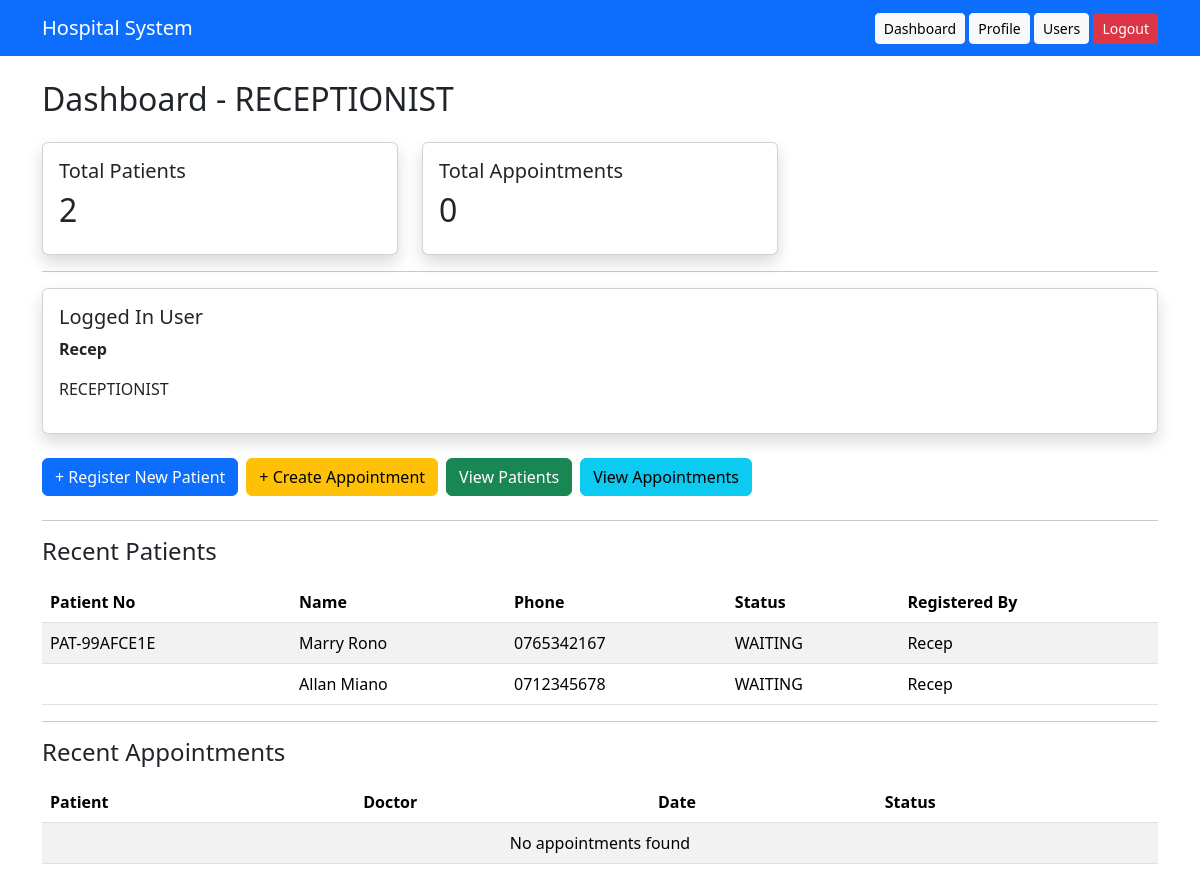
The page /dashboard/ (signed in) on the database its author committed.
### Accounts/models.py (models this page shows)
class User(AbstractUser):
    ADMIN = "ADMIN"
    DOCTOR = "DOCTOR"
    NURSE = "NURSE"
    RECEPTIONIST = "RECEPTIONIST"
    PHARMACIST = "PHARMACIST"
    LAB_TECH = "LAB_TECH"
    ROLE_CHOICES = [
        (ADMIN, "Admin"),
        (DOCTOR, "Doctor"),
        (NURSE, "Nurse"),
        (RECEPTIONIST, "Receptionist"),
        (PHARMACIST, "Pharmacist"),
        (LAB_TECH, "Lab Technician"),
    ]
    role = models.CharField(max_length=20, choices=ROLE_CHOICES)
    phone = models.CharField(max_length=20, blank=True)

### patients/models.py (models this page shows, shortened)
class Patient(models.Model):
    GENDER_CHOICES = [
        ("Male", "Male"),
        ("Female", "Female"),
    ]
    STATUS_CHOICES = [
        ("WAITING", "Waiting"),
        ("CONSULTATION", "Consultation"),
        ("LAB", "Laboratory"),
        ("PHARMACY", "Pharmacy"),
        ("COMPLETED", "Completed"),
    ]
    patient_number = models.CharField(
        max_length=20,
        unique=True,
        blank=True
    )
    first_name = models.CharField(max_length=100)
    last_name = models.CharField(max_length=100)
    gender = models.CharField(
        max_length=10,
        choices=GENDER_CHOICES
    )
    date_of_birth = models.DateField()
    phone = models.CharField(max_length=20)
    email = models.EmailField(
        blank=True,
        null=True
    )
    address = models.TextField()
    emergency_contact = models.CharField(
        max_length=100,
        blank=True
    )
    status = models.CharField(
        max_length=20,
        choices=STATUS_CHOICES,
        default="WAITING"
    )
    registered_by = models.ForeignKey(
        "accounts.User",
        on_delete=models.SET_NULL,
        null=True,
        blank=True
    )
    created_at = models.DateTimeField(
        auto_now_add=True
    )
    class Meta:
        ordering = ["-created_at"]

### Accounts/views.py (the view)
@login_required
def dashboard(request):
    user = request.user
    role = user.role
    can_manage_users = role == "ADMIN"
    can_create_patient = role in ["ADMIN", "RECEPTIONIST"]
    can_view_patients = role in ["ADMIN", "RECEPTIONIST", "DOCTOR", "NURSE"]
    can_create_appointment = role in ["ADMIN", "RECEPTIONIST"]
    can_view_appointments = role in ["ADMIN", "RECEPTIONIST", "DOCTOR", "NURSE", "LAB_TECH", "PHARMACIST"]
    total_users = User.objects.count() if can_manage_users else None
    total_patients = Patient.objects.count()
    total_appointments = Appointment.objects.count()
    recent_patients = Patient.objects.select_related(
        "registered_by"
    ).order_by("-created_at")[:5]
    recent_appointments = Appointment.objects.select_related(
        "patient", "doctor"
    ).order_by("-created_at")[:5]
    doctor_appointments = None
    if role == "DOCTOR":
        doctor_appointments = Appointment.objects.filter(
            doctor=user
        ).order_by("-appointment_date")[:5]
    context = {
        "role": role,
        "current_user": user,
        "can_manage_users": can_manage_users,
        "can_create_patient": can_create_patient,
        "can_view_patients": can_view_patients,
        "can_create_appointment": can_create_appointment,
        "can_view_appointments": can_view_appointments,
        "total_users": total_users,
        "total_patients": total_patients,
        "total_appointments": total_appointments,
        "recent_patients": recent_patients,
        "recent_appointments": recent_appointments,
        "doctor_appointments": doctor_appointments,
    }
    return render(request, "dashboard.html", context)

### Templates/dashboard.html (shortened to what this page needs)
{% extends 'base.html' %}
{% block content %}
<h2 class="mb-4">
    Dashboard - {{ role }}
</h2>
<div class="row">
    <div class="col-md-4">
        <div class="card shadow">
            <div class="card-body">
                <h5>Total Patients</h5>
                <h2>{{ total_patients }}</h2>
            </div>
        </div>
    </div>
    <div class="col-md-4">
        <div class="card shadow">
            <div class="card-body">
                <h5>Total Appointments</h5>
                <h2>{{ total_appointments }}</h2>
            </div>
        </div>
    </div>
</div>
<hr>
<div class="card shadow mb-4">
    <div class="card-body">
        <h5>Logged In User</h5>
        <p><strong>{{ current_user.username }}</strong></p>
        <p>{{ current_user.role }}</p>
    </div>
</div>
<div class="d-flex gap-2 mb-4">
    {% if can_create_patient %}
        <a href="{% url 'patient_create' %}" class="btn btn-primary">
            + Register New Patient
        </a>
    {% endif %}
    {% if can_create_appointment %}
        <a href="{% url 'appointment_create' %}" class="btn btn-warning">
            + Create Appointment
        </a>
    {% endif %}
    {% if can_view_patients %}
        <a href="{% url 'patient_list' %}" class="btn btn-success">
            View Patients
        </a>
    {% endif %}
    {% if can_view_appointments %}
        <a href="{% url 'appointment_list' %}" class="btn btn-info">
            View Appointments
        </a>
    {% endif %}
</div>
<hr>
{% if can_view_patients %}
<h4>Recent Patients</h4>
<table class="table table-striped mt-3">
    <thead>
        <tr>
            <th>Patient No</th>
            <th>Name</th>
            <th>Phone</th>
            <th>Status</th>
            <th>Registered By</th>
        </tr>
    </thead>
    <tbody>
        {% for patient in recent_patients %}
        <tr>
            <td>{{ patient.patient_number }}</td>
            <td>{{ patient.first_name }} {{ patient.last_name }}</td>
            <td>{{ patient.phone }}</td>
            <td>{{ patient.status }}</td>
            <td>
                {% if patient.registered_by %}
                    {{ patient.registered_by.username }}
                {% else %}
                    System
                {% endif %}
            </td>
        </tr>
        {% empty %}
        <tr>
            <td colspan="5" class="text-center">
                No patients found
            </td>
        </tr>
        {% endfor %}
    </tbody>
</table>
{% endif %}
<hr>
{% if can_view_appointments %}
<h4>Recent Appointments</h4>
<table class="table table-striped mt-3">
    <thead>
        <tr>
            <th>Patient</th>
            <th>Doctor</th>
            <th>Date</th>
            <th>Status</th>
        </tr>
    </thead>
    <tbody>
        {% for appt in recent_appointments %}
        <tr>
            <td>{{ appt.patient.patient_number }}</td>
            <td>
                {% if appt.doctor %}
                    {{ appt.doctor.username }}
                {% else %}
                    Unassigned
                {% endif %}
            </td>
            <td>{{ appt.appointment_date }}</td>
            <td>{{ appt.status }}</td>
        </tr>
        {% empty %}
        <tr>
            <td colspan="4" class="text-center">
                No appointments found
            </td>
        </tr>
        {% endfor %}
    </tbody>
</table>
{% endif %}
{% endblock %}

### rows shown on the page
User: role "RECEPTIONIST", username "Recep"
Patient: patient_number "PAT-99AFCE1E", first_name "Marry", last_name "Rono", phone "0765342167", status "WAITING", registered_by.username "Recep"
Patient: first_name "Allan", last_name "Miano", phone "0712345678", status "WAITING", registered_by.username "Recep"

### other values the page prints
{{ total_patients }} "2"
{{ total_appointments }} "0"
